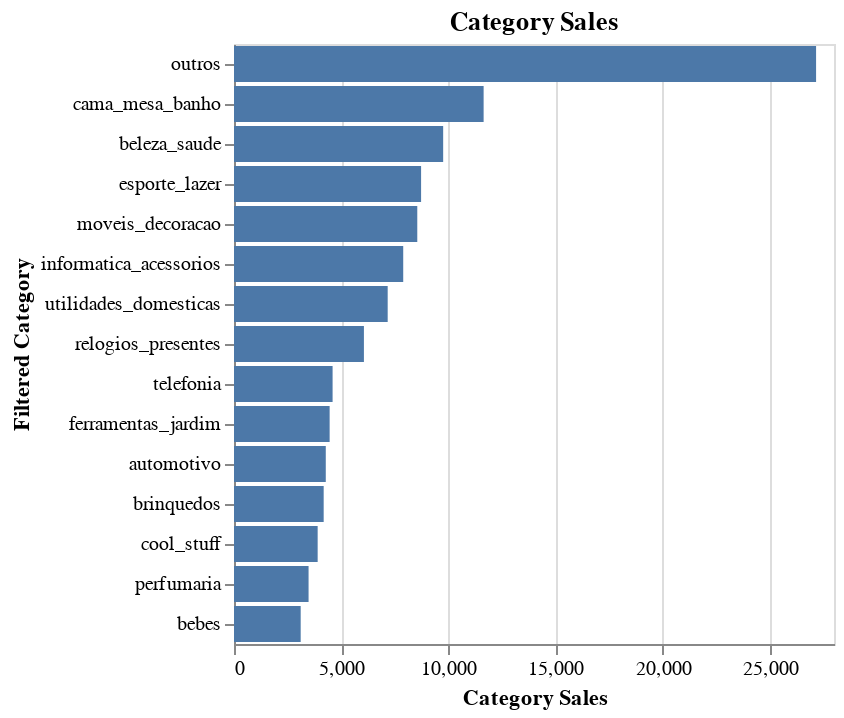

This figure's notebook cell:
### Code cell
alt.Chart(customer_products).mark_bar().encode(
    alt.Y('filtered_category', title='Filtered Category').sort('-x'),
    alt.X('count()', title='Category Sales')
    ).properties(
        title='Category Sales'
    )

### Figure 1 — Vega specification as saved in the notebook (floating-point values rounded to 4 significant figures)
{"$schema": "https://vega.github.io/schema/vega/v5.json", "data": [{"name": "source_0"}, {"name": "data_0", "values": [{"__count": 27164, "filtered_category": "outros"}, {"__count": 7172, "filtered_category": "utilidades_domesticas"}, {"__count": 8731, "filtered_category": "esporte_lazer"}, {"__count": 7897, "filtered_category": "informatica_acessorios"}, {"__count": 4185, "filtered_category": "brinquedos"}, {"__count": 8553, "filtered_category": "moveis_decoracao"}, {"__count": 4283, "filtered_category": "automotivo"}, {"__count": 4601, "filtered_category": "telefonia"}, {"__count": 9761, "filtered_category": "beleza_saude"}, {"__count": 4463, "filtered_category": "ferramentas_jardim"}, {"__count": 11649, "filtered_category": "cama_mesa_banho"}, {"__count": 3112, "filtered_category": "bebes"}, {"__count": 6063, "filtered_category": "relogios_presentes"}, {"__count": 3480, "filtered_category": "perfumaria"}, {"__count": 3904, "filtered_category": "cool_stuff"}]}, {"name": "data_0_x_domain___count", "values": [{"min": 3112, "max": 27164}]}, {"name": "source_0_y_domain_filtered_category", "values": [{"filtered_category": "outros", "sort_field": 27164}, {"filtered_category": "utilidades_domesticas", "sort_field": 7172}, {"filtered_category": "esporte_lazer", "sort_field": 8731}, {"filtered_category": "informatica_acessorios", "sort_field": 7897}, {"filtered_category": "brinquedos", "sort_field": 4185}, {"filtered_category": "moveis_decoracao", "sort_field": 8553}, {"filtered_category": "automotivo", "sort_field": 4283}, {"filtered_category": "telefonia", "sort_field": 4601}, {"filtered_category": "beleza_saude", "sort_field": 9761}, {"filtered_category": "ferramentas_jardim", "sort_field": 4463}, {"filtered_category": "cama_mesa_banho", "sort_field": 11649}, {"filtered_category": "bebes", "sort_field": 3112}, {"filtered_category": "relogios_presentes", "sort_field": 6063}, {"filtered_category": "perfumaria", "sort_field": 3480}, {"filtered_category": "cool_stuff", "sort_field": 3904}]}], "signals": [{"name": "y_step", "value": 20}, {"name": "height", "update": "bandspace(domain('y').length, 0.1, 0.05) * y_step"}], "marks": [{"type": "rect", "name": "marks", "from": {"data": "data_0"}, "encode": {"update": {"fill": {"value": "#4c78a8"}, "x": {"field": "__count", "scale": "x"}, "x2": {"value": 0, "scale": "x"}, "height": {"signal": "max(0.25, bandwidth('y'))"}, "y": {"field": "filtered_category", "scale": "y"}}}, "style": ["bar"]}], "scales": [{"name": "x", "type": "linear", "domain": [{"signal": "(data(\"data_0_x_domain___count\")[0] || {}).min"}, {"signal": "(data(\"data_0_x_domain___count\")[0] || {}).max"}], "range": [0, {"signal": "width"}], "zero": true, "nice": true}, {"name": "y", "type": "band", "domain": {"data": "source_0_y_domain_filtered_category", "field": "filtered_category", "sort": {"op": "max", "field": "sort_field", "order": "descending"}}, "range": {"step": {"signal": "y_step"}}, "paddingInner": 0.1, "paddingOuter": 0.05}], "axes": [{"scale": "x", "maxExtent": 0, "grid": true, "gridScale": "y", "minExtent": 0, "domain": false, "ticks": false, "labels": false, "zindex": 0, "tickCount": {"signal": "ceil(width/40)"}, "aria": false, "orient": "bottom"}, {"scale": "x", "zindex": 0, "labelFlush": true, "title": "Category Sales", "orient": "bottom", "grid": false, "tickCount": {"signal": "ceil(width/40)"}, "labelOverlap": true}, {"scale": "y", "grid": false, "title": "Filtered Category", "zindex": 0, "orient": "left"}], "title": {"text": "Category Sales", "frame": "group"}, "width": 300, "background": "white", "style": "cell", "padding": 5}
